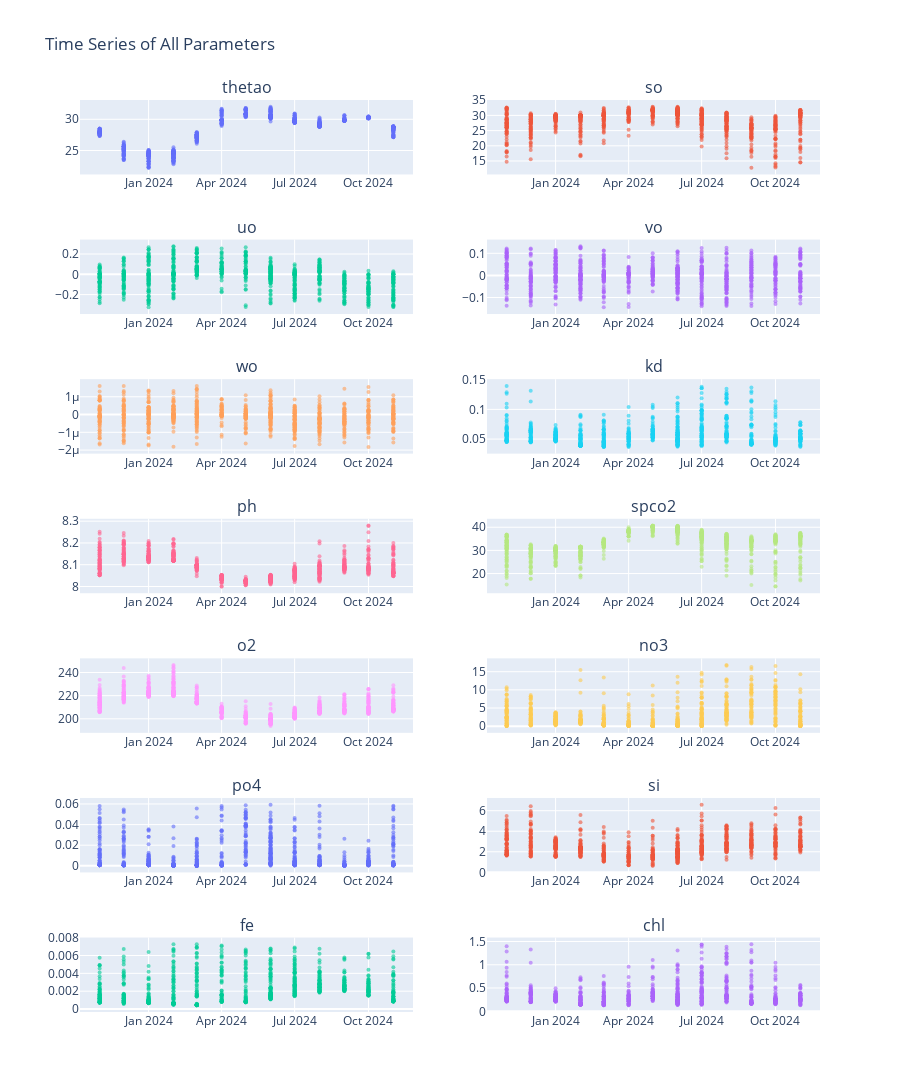

Notebook cell for this chart:
### Code cell
# Add new imports at the top of your notebook
from plotly.subplots import make_subplots
import plotly.graph_objects as go

def create_all_timeseries(data):
    """Create time series plots for all parameters"""
    # Get numeric columns except lat/lon
    numeric_cols = data.select_dtypes(include=['float64']).columns
    parameters = [col for col in numeric_cols if col not in ['latitude', 'longitude']]
    
    # Create subplots, 3 columns and enough rows to fit all parameters
    n_cols = 2
    n_rows = (len(parameters) + n_cols - 1) // n_cols
    
    fig = make_subplots(rows=n_rows, cols=n_cols, 
                       subplot_titles=parameters)
    
    # Add each parameter's time series
    for idx, param in enumerate(parameters):
        row = idx // n_cols + 1
        col = idx % n_cols + 1
        
        fig.add_trace(
            go.Scatter(
                x=data['time'], 
                y=data[param], 
                name=param,
                mode='markers',  # Changed from default 'lines' to 'markers'
                marker=dict(
                    size=4,      # Adjust point size as needed
                    opacity=0.6  # Add some transparency to handle overlapping
                )
            ),
            row=row, col=col
        )
        
    # Update layout
    fig.update_layout(height=300*n_rows, 
                     showlegend=False,
                     title_text="Time Series of All Parameters")
    fig.show()

# Generate both visualizations
print("Time Series Plots:")
create_all_timeseries(data)

### Figure 1 — Plotly figure (JSON) as saved in the notebook; plotly's stock layout.template omitted (floating-point values rounded to 4 significant figures; data arrays with more than 128 entries replaced by an {"elided": "..."} marker saying what was removed)
{"data": [{"marker": {"opacity": 0.6, "size": 4}, "mode": "markers", "name": "thetao", "type": "scatter", "x": {"elided": "919 str values"}, "xaxis": "x", "y": {"elided": "919 float values"}, "yaxis": "y"}, {"marker": {"opacity": 0.6, "size": 4}, "mode": "markers", "name": "so", "type": "scatter", "x": {"elided": "919 str values"}, "xaxis": "x2", "y": {"elided": "919 float values"}, "yaxis": "y2"}, {"marker": {"opacity": 0.6, "size": 4}, "mode": "markers", "name": "uo", "type": "scatter", "x": {"elided": "919 str values"}, "xaxis": "x3", "y": {"elided": "919 float values"}, "yaxis": "y3"}, {"marker": {"opacity": 0.6, "size": 4}, "mode": "markers", "name": "vo", "type": "scatter", "x": {"elided": "919 str values"}, "xaxis": "x4", "y": {"elided": "919 float values"}, "yaxis": "y4"}, {"marker": {"opacity": 0.6, "size": 4}, "mode": "markers", "name": "wo", "type": "scatter", "x": {"elided": "919 str values"}, "xaxis": "x5", "y": {"elided": "919 float values"}, "yaxis": "y5"}, {"marker": {"opacity": 0.6, "size": 4}, "mode": "markers", "name": "kd", "type": "scatter", "x": {"elided": "919 str values"}, "xaxis": "x6", "y": {"elided": "919 float values"}, "yaxis": "y6"}, {"marker": {"opacity": 0.6, "size": 4}, "mode": "markers", "name": "ph", "type": "scatter", "x": {"elided": "919 str values"}, "xaxis": "x7", "y": {"elided": "919 float values"}, "yaxis": "y7"}, {"marker": {"opacity": 0.6, "size": 4}, "mode": "markers", "name": "spco2", "type": "scatter", "x": {"elided": "919 str values"}, "xaxis": "x8", "y": {"elided": "919 float values"}, "yaxis": "y8"}, {"marker": {"opacity": 0.6, "size": 4}, "mode": "markers", "name": "o2", "type": "scatter", "x": {"elided": "919 str values"}, "xaxis": "x9", "y": {"elided": "919 float values"}, "yaxis": "y9"}, {"marker": {"opacity": 0.6, "size": 4}, "mode": "markers", "name": "no3", "type": "scatter", "x": {"elided": "919 str values"}, "xaxis": "x10", "y": {"elided": "919 float values"}, "yaxis": "y10"}, {"marker": {"opacity": 0.6, "size": 4}, "mode": "markers", "name": "po4", "type": "scatter", "x": {"elided": "919 str values"}, "xaxis": "x11", "y": {"elided": "919 float values"}, "yaxis": "y11"}, {"marker": {"opacity": 0.6, "size": 4}, "mode": "markers", "name": "si", "type": "scatter", "x": {"elided": "919 str values"}, "xaxis": "x12", "y": {"elided": "919 float values"}, "yaxis": "y12"}, {"marker": {"opacity": 0.6, "size": 4}, "mode": "markers", "name": "fe", "type": "scatter", "x": {"elided": "919 str values"}, "xaxis": "x13", "y": {"elided": "919 float values"}, "yaxis": "y13"}, {"marker": {"opacity": 0.6, "size": 4}, "mode": "markers", "name": "chl", "type": "scatter", "x": {"elided": "919 str values"}, "xaxis": "x14", "y": {"elided": "919 float values"}, "yaxis": "y14"}], "layout": {"annotations": [{"font": {"size": 16}, "showarrow": false, "text": "thetao", "x": 0.225, "xanchor": "center", "xref": "paper", "y": 1.0, "yanchor": "bottom", "yref": "paper"}, {"font": {"size": 16}, "showarrow": false, "text": "so", "x": 0.775, "xanchor": "center", "xref": "paper", "y": 1.0, "yanchor": "bottom", "yref": "paper"}, {"font": {"size": 16}, "showarrow": false, "text": "uo", "x": 0.225, "xanchor": "center", "xref": "paper", "y": 0.8469, "yanchor": "bottom", "yref": "paper"}, {"font": {"size": 16}, "showarrow": false, "text": "vo", "x": 0.775, "xanchor": "center", "xref": "paper", "y": 0.8469, "yanchor": "bottom", "yref": "paper"}, {"font": {"size": 16}, "showarrow": false, "text": "wo", "x": 0.225, "xanchor": "center", "xref": "paper", "y": 0.6939, "yanchor": "bottom", "yref": "paper"}, {"font": {"size": 16}, "showarrow": false, "text": "kd", "x": 0.775, "xanchor": "center", "xref": "paper", "y": 0.6939, "yanchor": "bottom", "yref": "paper"}, {"font": {"size": 16}, "showarrow": false, "text": "ph", "x": 0.225, "xanchor": "center", "xref": "paper", "y": 0.5408, "yanchor": "bottom", "yref": "paper"}, {"font": {"size": 16}, "showarrow": false, "text": "spco2", "x": 0.775, "xanchor": "center", "xref": "paper", "y": 0.5408, "yanchor": "bottom", "yref": "paper"}, {"font": {"size": 16}, "showarrow": false, "text": "o2", "x": 0.225, "xanchor": "center", "xref": "paper", "y": 0.3878, "yanchor": "bottom", "yref": "paper"}, {"font": {"size": 16}, "showarrow": false, "text": "no3", "x": 0.775, "xanchor": "center", "xref": "paper", "y": 0.3878, "yanchor": "bottom", "yref": "paper"}, {"font": {"size": 16}, "showarrow": false, "text": "po4", "x": 0.225, "xanchor": "center", "xref": "paper", "y": 0.2347, "yanchor": "bottom", "yref": "paper"}, {"font": {"size": 16}, "showarrow": false, "text": "si", "x": 0.775, "xanchor": "center", "xref": "paper", "y": 0.2347, "yanchor": "bottom", "yref": "paper"}, {"font": {"size": 16}, "showarrow": false, "text": "fe", "x": 0.225, "xanchor": "center", "xref": "paper", "y": 0.08163, "yanchor": "bottom", "yref": "paper"}, {"font": {"size": 16}, "showarrow": false, "text": "chl", "x": 0.775, "xanchor": "center", "xref": "paper", "y": 0.08163, "yanchor": "bottom", "yref": "paper"}], "height": 2100, "showlegend": false, "title": {"text": "Time Series of All Parameters"}, "xaxis": {"anchor": "y", "domain": [0, 0.45]}, "xaxis10": {"anchor": "y10", "domain": [0.55, 1]}, "xaxis11": {"anchor": "y11", "domain": [0, 0.45]}, "xaxis12": {"anchor": "y12", "domain": [0.55, 1]}, "xaxis13": {"anchor": "y13", "domain": [0, 0.45]}, "xaxis14": {"anchor": "y14", "domain": [0.55, 1]}, "xaxis2": {"anchor": "y2", "domain": [0.55, 1]}, "xaxis3": {"anchor": "y3", "domain": [0, 0.45]}, "xaxis4": {"anchor": "y4", "domain": [0.55, 1]}, "xaxis5": {"anchor": "y5", "domain": [0, 0.45]}, "xaxis6": {"anchor": "y6", "domain": [0.55, 1]}, "xaxis7": {"anchor": "y7", "domain": [0, 0.45]}, "xaxis8": {"anchor": "y8", "domain": [0.55, 1]}, "xaxis9": {"anchor": "y9", "domain": [0, 0.45]}, "yaxis": {"anchor": "x", "domain": [0.9184, 1.0]}, "yaxis10": {"anchor": "x10", "domain": [0.3061, 0.3878]}, "yaxis11": {"anchor": "x11", "domain": [0.1531, 0.2347]}, "yaxis12": {"anchor": "x12", "domain": [0.1531, 0.2347]}, "yaxis13": {"anchor": "x13", "domain": [0, 0.08163]}, "yaxis14": {"anchor": "x14", "domain": [0, 0.08163]}, "yaxis2": {"anchor": "x2", "domain": [0.9184, 1.0]}, "yaxis3": {"anchor": "x3", "domain": [0.7653, 0.8469]}, "yaxis4": {"anchor": "x4", "domain": [0.7653, 0.8469]}, "yaxis5": {"anchor": "x5", "domain": [0.6122, 0.6939]}, "yaxis6": {"anchor": "x6", "domain": [0.6122, 0.6939]}, "yaxis7": {"anchor": "x7", "domain": [0.4592, 0.5408]}, "yaxis8": {"anchor": "x8", "domain": [0.4592, 0.5408]}, "yaxis9": {"anchor": "x9", "domain": [0.3061, 0.3878]}}}
